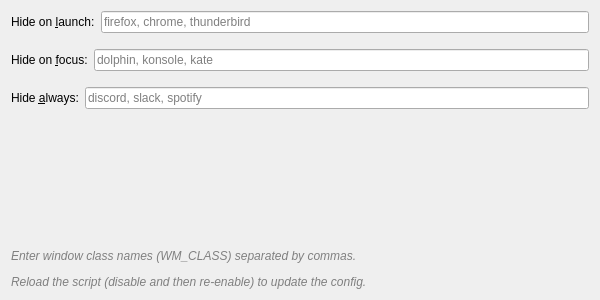
<?xml version="1.0" encoding="UTF-8"?>
<ui version="4.0">
 <class>Form</class>
 <widget class="QWidget" name="Form">
  <property name="geometry">
   <rect>
    <x>0</x>
    <y>0</y>
    <width>600</width>
    <height>300</height>
   </rect>
  </property>
  <property name="windowTitle">
   <string>Window Hider Configuration</string>
  </property>
  <layout class="QVBoxLayout" name="verticalLayout">

   <!-- Hide on Launch -->
   <item>
    <layout class="QHBoxLayout" name="launchLayout">
     <item>
      <widget class="QLabel" name="labelLaunch">
       <property name="text">
        <string>Hide on &amp;launch:</string>
       </property>
       <property name="buddy">
        <cstring>kcfg_hideOnLaunch</cstring>
       </property>
       <property name="minimumWidth">
        <number>120</number>
       </property>
      </widget>
     </item>
     <item>
      <widget class="QLineEdit" name="kcfg_hideOnLaunch">
       <property name="placeholderText">
        <string>firefox, chrome, thunderbird</string>
       </property>
       <property name="toolTip">
        <string>Comma-separated list of window classes to hide when launching applications</string>
       </property>
       <property name="whatsThis">
        <string>Enter window class names (WM_CLASS) separated by commas. Example: firefox, chrome, kdeconnect</string>
       </property>
      </widget>
     </item>
    </layout>
   </item>

   <!-- Spacer -->
   <item>
    <spacer name="verticalSpacer1">
     <property name="orientation">
      <enum>Qt::Vertical</enum>
     </property>
     <property name="sizeType">
      <enum>QSizePolicy::Fixed</enum>
     </property>
     <property name="sizeHint" stdset="0">
      <size>
       <width>20</width>
       <height>10</height>
      </size>
     </property>
    </spacer>
   </item>

   <!-- Hide on Focus -->
   <item>
    <layout class="QHBoxLayout" name="focusLayout">
     <item>
      <widget class="QLabel" name="labelFocus">
       <property name="text">
        <string>Hide on &amp;focus:</string>
       </property>
       <property name="buddy">
        <cstring>kcfg_hideOnFocus</cstring>
       </property>
       <property name="minimumWidth">
        <number>120</number>
       </property>
      </widget>
     </item>
     <item>
      <widget class="QLineEdit" name="kcfg_hideOnFocus">
       <property name="placeholderText">
        <string>dolphin, konsole, kate</string>
       </property>
       <property name="toolTip">
        <string>Comma-separated list of window classes to hide when they receive focus</string>
       </property>
      </widget>
     </item>
    </layout>
   </item>

   <!-- Spacer -->
   <item>
    <spacer name="verticalSpacer2">
     <property name="orientation">
      <enum>Qt::Vertical</enum>
     </property>
     <property name="sizeType">
      <enum>QSizePolicy::Fixed</enum>
     </property>
     <property name="sizeHint" stdset="0">
      <size>
       <width>20</width>
       <height>10</height>
      </size>
     </property>
    </spacer>
   </item>

   <!-- Hide Always -->
   <item>
    <layout class="QHBoxLayout" name="alwaysLayout">
     <item>
      <widget class="QLabel" name="labelAlways">
       <property name="text">
        <string>Hide &amp;always:</string>
       </property>
       <property name="buddy">
        <cstring>kcfg_hideAlways</cstring>
       </property>
       <property name="minimumWidth">
        <number>120</number>
       </property>
      </widget>
     </item>
     <item>
      <widget class="QLineEdit" name="kcfg_hideAlways">
       <property name="placeholderText">
        <string>discord, slack, spotify</string>
       </property>
       <property name="toolTip">
        <string>Comma-separated list of window classes to always hide</string>
       </property>
      </widget>
     </item>
    </layout>
   </item>

   <!-- Info text -->
   <item>
    <spacer name="verticalSpacer">
     <property name="orientation">
      <enum>Qt::Vertical</enum>
     </property>
     <property name="sizeHint" stdset="0">
      <size>
       <width>20</width>
       <height>40</height>
      </size>
     </property>
    </spacer>
   </item>

   <item>
    <widget class="QLabel" name="infoLabel">
     <property name="text">
      <string>&lt;html&gt;&lt;head/&gt;&lt;body&gt;&lt;p&gt;&lt;span style=&quot; font-style:italic; color:#808080;&quot;&gt;Enter window class names (WM_CLASS) separated by commas. &lt;/span&gt;&lt;/p&gt;&lt;p&gt;&lt;span style=&quot; font-style:italic; color:#808080;&quot;&gt;Reload the script (disable and then re-enable) to update the config.&lt;/span&gt;&lt;/p&gt;&lt;/body&gt;&lt;/html&gt;</string>
     </property>
     <property name="wordWrap">
      <bool>true</bool>
     </property>
     <property name="textFormat">
      <enum>Qt::RichText</enum>
     </property>
    </widget>
   </item>

  </layout>
 </widget>
 <resources/>
 <connections/>
</ui>
